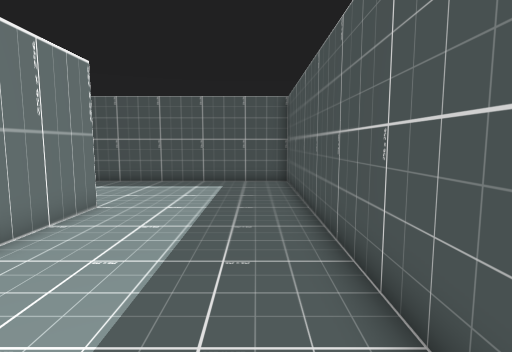
view 1 (above)

17 first-person views from a walk through a Unity game level. The camera is 1.4 m above the floor, tilts 6° down and sees 80° across. The floor is counted in squares, 0.79 m on a side. Each view is taken from the middle of a square. On the plan, view 1 faces up. The plan holds only what a view shows up to about 16 squares ahead; the rest is blank. The place goes on beyond the plan. The player character is not drawn.

view 2
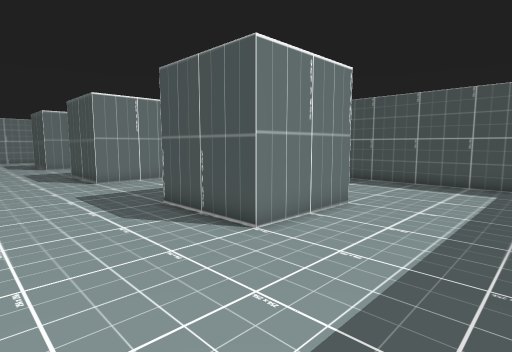

view 3
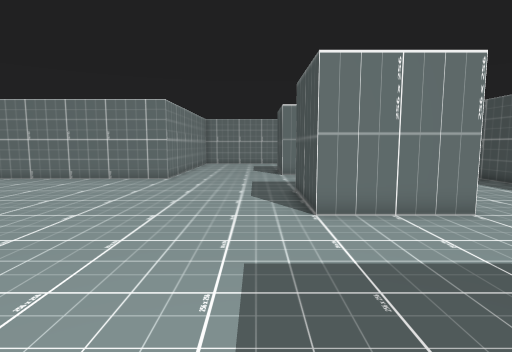

view 4
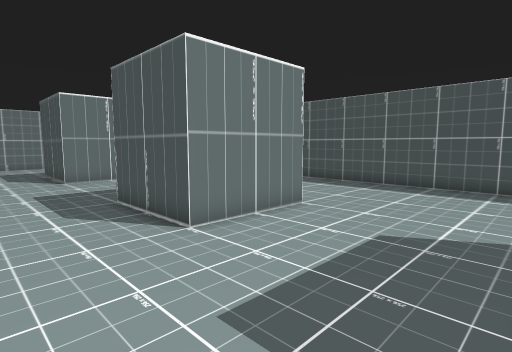

view 5
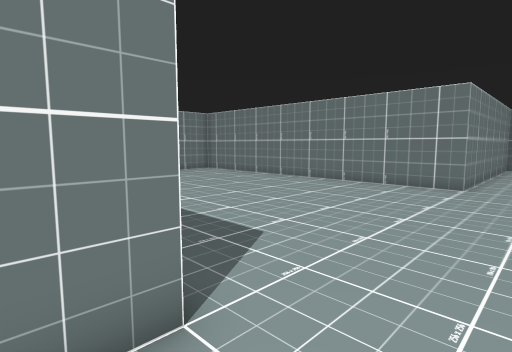

view 6
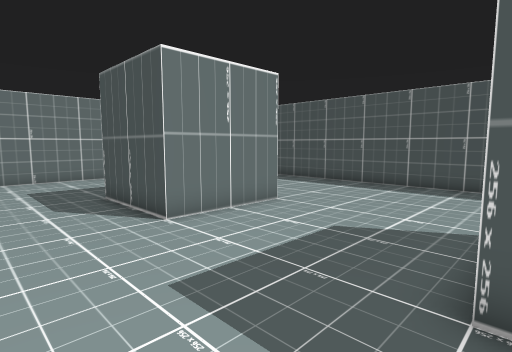

view 7
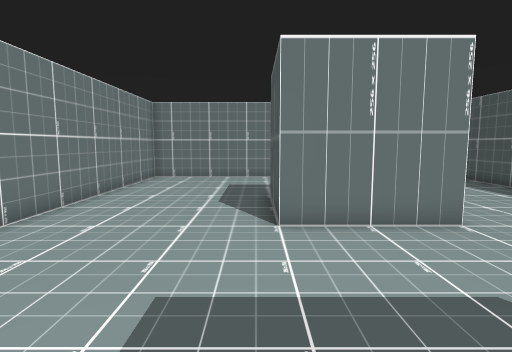

view 8
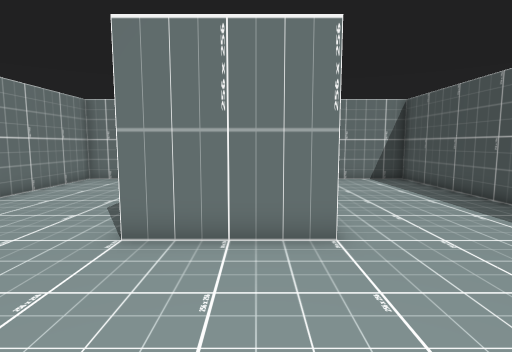

view 9
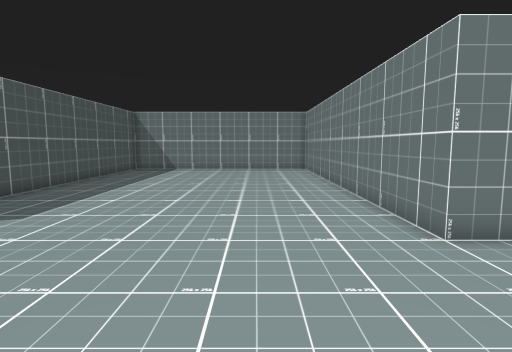

view 10
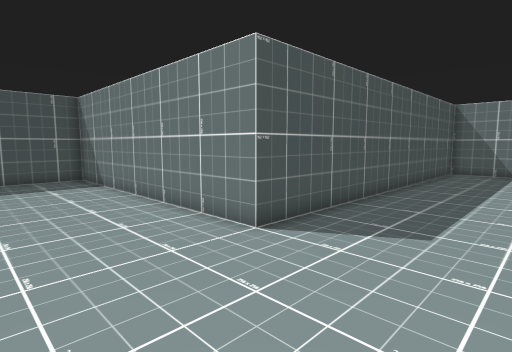

view 11
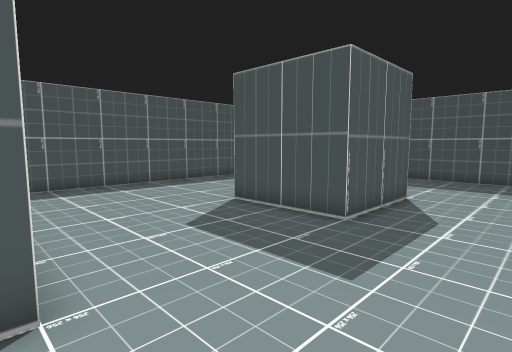

view 12
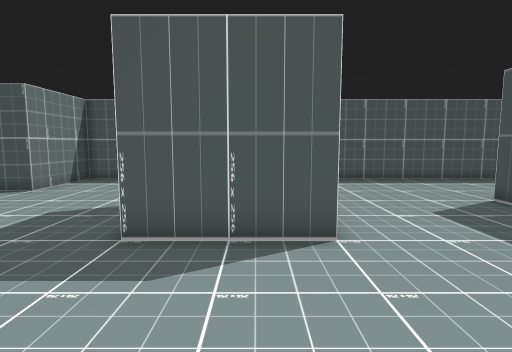

view 13
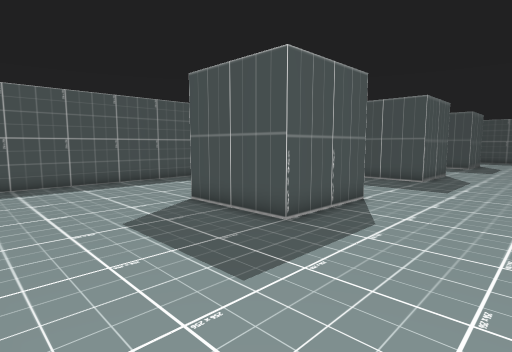

view 14
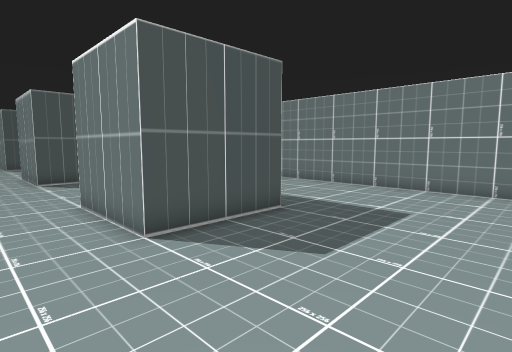

view 15
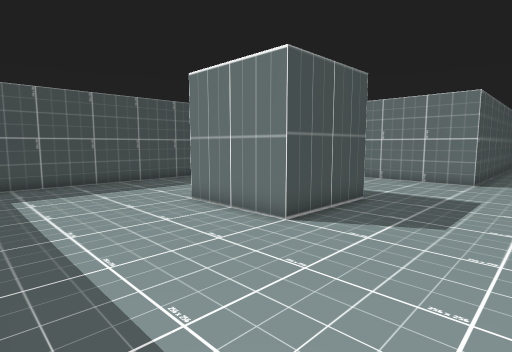

view 16
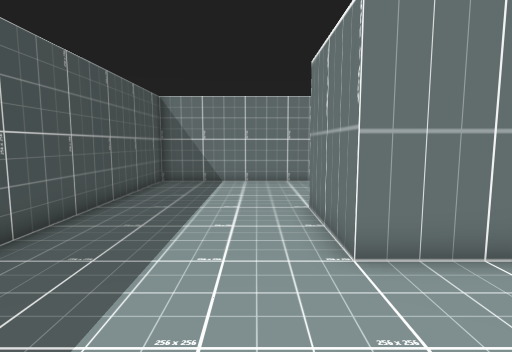

view 17
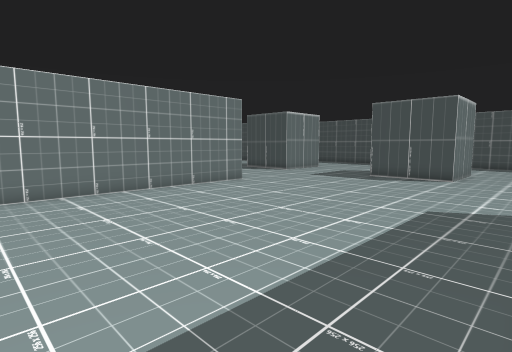

### Floor plan
Points are (right, up) in squares from view 1. A wall is a line through its corners. A room is listed if a view was taken in it or the views show most of it. See-through windows are left out.
Room 1 (views 1, 2, 3, 4, 5, 6, 7, 8, 9, 10, 11, 12, 13, 14, 15, 16, 17)
walls: (-18.5, 4.5) (-18.5, 8.5) (-14.5, 8.5) (-14.5, 4.5) (-18.5, 4.5); (-24.5, 4.5) (-28.5, 4.5) (-28.5, 8.5) (-24.5, 8.5) (-24.5, 4.5); (-8.5, 4.5) (-8.5, 8.5) (-4.5, 8.5) (-4.5, 4.5) (-8.5, 4.5); (-10.5, -12.5) (-10.5, -1.5) (1.5, -1.5) (1.5, 14.5) (-34.5, 14.5) (-34.5, 13.9); (-34.5, -0.9) (-34.5, -1.5) (-22.5, -1.5) (-22.5, -12.1)

Positions as (right, up) in squares from view 1, and headings:
1: (0, 0), facing up
2: (0, 0), facing up-left
3: (-7, 3), facing left
4: (-9, 1), facing up-left
5: (-9, 1), facing down-left
6: (-18, 1), facing up-left
7: (-18, 4), facing left
8: (-19, 7), facing left
9: (-19, 4), facing down
10: (-15, 3), facing down-right
11: (-15, 1), facing up-right
12: (-26, -1), facing up
13: (-34, 0), facing up-right
14: (-34, 11), facing down-right
15: (-13, 14), facing down-right
16: (-3, 13), facing down
17: (-11, -12), facing up-left
